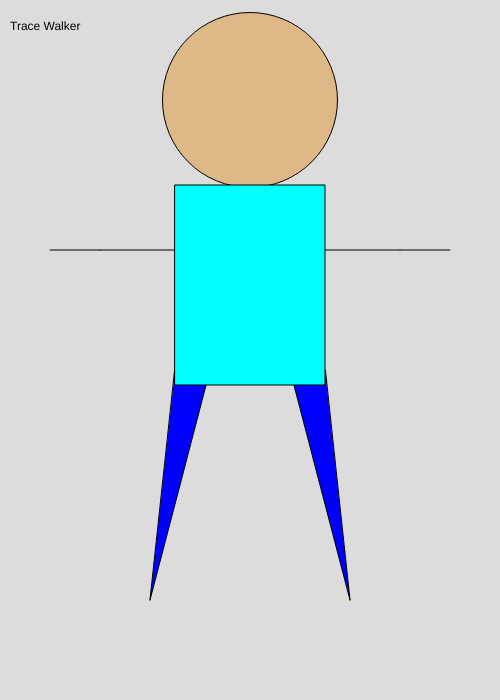
Frame 1 (no input)
Frame 60 (no input): identical to frame 1, image omitted
Frame 120 (the mouse pressed at the canvas centre since frame 60): identical to frame 1, image omitted

The p5.js sketch that drew this single still picture (run headless with seeded random() and noise() and a simulated clock; from frame 60 on, the mouse is pressed at the canvas centre):

// p5.js sketch
// ── sketch.js
function setup() 
			{
				createCanvas(500,700);
			}

			function draw() 
			{
				background(220);
				fill(222,184,135);
				circle(250,100,175);
				fill(222,184,135);
				point(100, 250);
				fill(222,184,135);
				point(400, 250);
				fill(222,184,135);
				line(50, 250, 450, 250); 
				fill(0,0,255)
				triangle(175, 370, 210, 370, 150, 600);
				triangle(325, 370, 290, 370, 350, 600);
				fill(0,255,255)
				rect(175,185,150,200);
				fill(0,0,0)
				text('Trace Walker', 10, 30);
			}
			
// ── Index.html
<html>
    <head>
        <title>Homework 9</title>
        <<script src="https://cdnjs.cloudflare.com/ajax/libs/p5.js/1.1.9/p5.min.js"></script>
        <script src="sketch.js"></script>
		<script>
			
		</script>
    </head>
    <body>
	<h1> The Blue Man</h1>
	
    </body>
</html>
